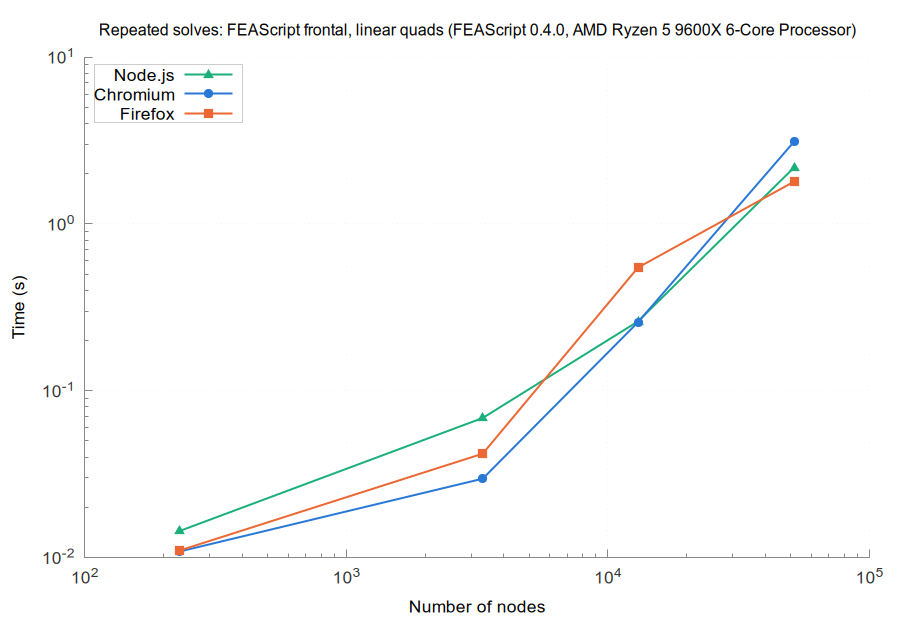

This figure's gnuplot source:
set terminal pngcairo size 900,620 font 'Arial,13'
set border 3 lc rgb '#888888'; set tics nomirror tc rgb '#333333'
set grid lc rgb '#e6e6e6' lw 1; set key top left box lc rgb '#cccccc' opaque
set logscale xy; set format y '10^{%L}'; set format x '10^{%L}'
set output 'browsers_FEAScript_frontal_linear_quads_repeated.png'
set title 'Repeated solves: FEAScript frontal, linear quads (FEAScript 0.4.0, AMD Ryzen 5 9600X 6-Core Processor)' font 'Arial,12'
set xlabel 'Number of nodes'
set ylabel 'Time (s)'
plot 'browsers_FEAScript_frontal_linear_quads_repeated_node.dat' u 1:2 w lp lw 2 pt 9 ps 1.2 lc rgb '#1baf7a' t 'Node.js', \
     'browsers_FEAScript_frontal_linear_quads_repeated_chromium.dat' u 1:2 w lp lw 2 pt 7 ps 1.2 lc rgb '#2a78d6' t 'Chromium', \
     'browsers_FEAScript_frontal_linear_quads_repeated_firefox.dat' u 1:2 w lp lw 2 pt 5 ps 1.2 lc rgb '#eb6834' t 'Firefox'
